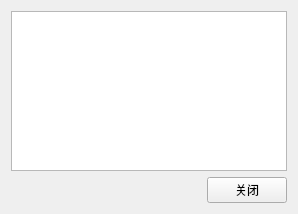
<?xml version="1.0" encoding="UTF-8"?>
<ui version="4.0">
 <class>MainWindow</class>
 <widget class="QMainWindow" name="MainWindow">
  <property name="geometry">
   <rect>
    <x>0</x>
    <y>0</y>
    <width>298</width>
    <height>214</height>
   </rect>
  </property>
  <property name="windowTitle">
   <string>帐号激活器 by jasonleakey</string>
  </property>
  <widget class="QWidget" name="centralWidget">
   <layout class="QVBoxLayout" name="verticalLayout">
    <item>
     <widget class="QTextEdit" name="textEdit"/>
    </item>
    <item>
     <layout class="QHBoxLayout" name="horizontalLayout">
      <item>
       <spacer name="horizontalSpacer">
        <property name="orientation">
         <enum>Qt::Horizontal</enum>
        </property>
        <property name="sizeHint" stdset="0">
         <size>
          <width>40</width>
          <height>20</height>
         </size>
        </property>
       </spacer>
      </item>
      <item>
       <widget class="QPushButton" name="closeBut">
        <property name="text">
         <string>关闭</string>
        </property>
       </widget>
      </item>
     </layout>
    </item>
   </layout>
  </widget>
 </widget>
 <layoutdefault spacing="6" margin="11"/>
 <resources/>
 <connections>
  <connection>
   <sender>closeBut</sender>
   <signal>clicked()</signal>
   <receiver>MainWindow</receiver>
   <slot>close()</slot>
   <hints>
    <hint type="sourcelabel">
     <x>407</x>
     <y>321</y>
    </hint>
    <hint type="destinationlabel">
     <x>448</x>
     <y>243</y>
    </hint>
   </hints>
  </connection>
 </connections>
</ui>
